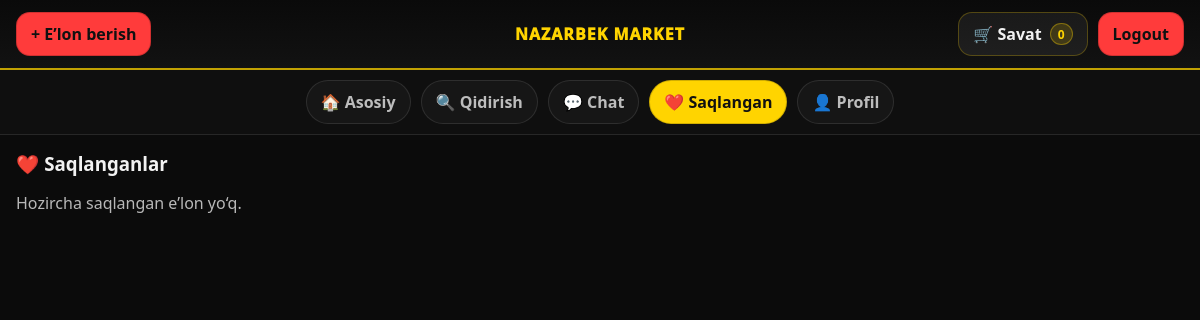
Page /products/favorites/ (signed in) on the earlier database version.
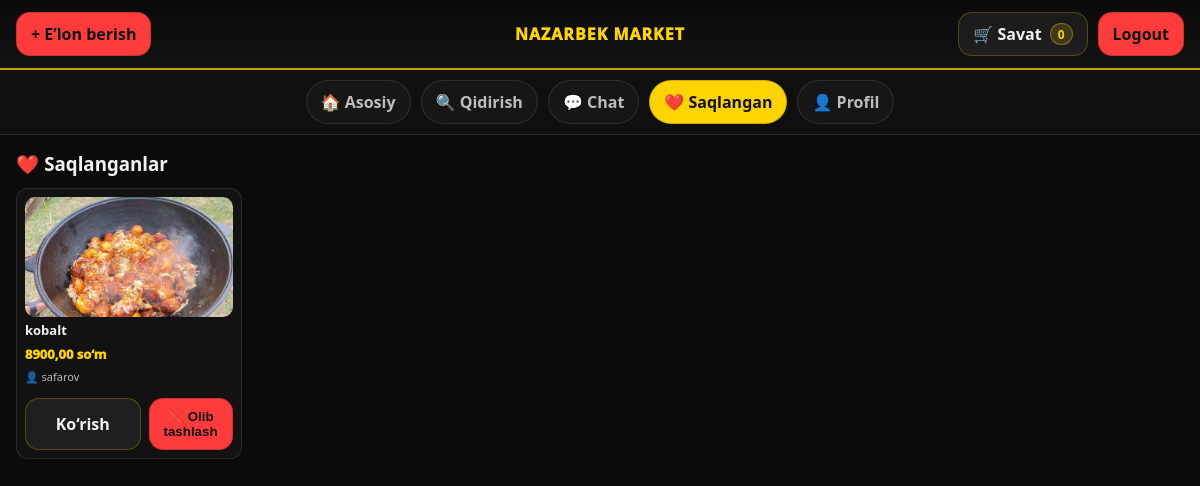
Same page on the later database version.
### Product/models.py (models this page shows, shortened)
class Favorite(models.Model):
    user = models.ForeignKey(settings.AUTH_USER_MODEL, on_delete=models.CASCADE, related_name="favorites")
    product = models.ForeignKey("Product", on_delete=models.CASCADE, related_name="favorited_by")
    created_at = models.DateTimeField(auto_now_add=True)
    class Meta:
        constraints = [
            models.UniqueConstraint(fields=["user", "product"], name="uniq_user_product_favorite")
        ]

class Product(models.Model):
    CATEGORY_CHOICES = [
        ("elektronika", "Elektronika"),
        ("kiyim", "Kiyim-kechak"),
        ("avto", "Avtomobil"),
        ("uy", "Uy-joy"),
        ("texnika", "Texnika"),
        ("xizmat", "Xizmatlar"),
        ("boshqa", "Boshqalar"),
    ]
    owner = models.ForeignKey(
        settings.AUTH_USER_MODEL,
        on_delete=models.CASCADE,
        related_name="products"
    )
    title = models.CharField(max_length=120)
    description = models.TextField(blank=True)
    price = models.DecimalField(max_digits=12, decimal_places=2)
    category = models.CharField(max_length=30, choices=CATEGORY_CHOICES, default="boshqa")
    image = models.ImageField(upload_to="products/", blank=True, null=True)
    location_name = models.CharField(max_length=150, blank=True)
    created_at = models.DateTimeField(auto_now_add=True)
    is_active = models.BooleanField(default=True)
    phone_number=models.CharField(max_length=20)
    class Meta:
        ordering = ["-created_at"]

### Product/views.py (the view)
# urls.py: path("favorites/", views.favorites_list, name="favorites"),
@login_required
def favorites_list(request):
    qs = (Favorite.objects
          .filter(user=request.user)
          .select_related("product", "product__owner")
          .order_by("-created_at"))
    return render(request, "favorites.html", {
        "favorites": qs,
        "cart_count": 0,
    })

### configapp/context_processors.py (called while the page is built)
def cart_count(request):
    if request.user.is_authenticated:
        total = CartItem.objects.filter(user=request.user).aggregate(s=Sum("quantity"))["s"] or 0
        return {"cart_count": total}
    return {"cart_count": 0}

### templates/favorites.html (shortened to what this page needs)
{% extends "dashboard.html" %}
{% block content %}
<h3 style="margin:0 0 12px;">❤️ Saqlanganlar</h3>
{% if favorites %}
  <div class="grid">
    {% for f in favorites %}
      {% with p=f.product %}
      <div class="card">
        {% if p.image %}
          <img class="card__img" src="{{ p.image.url }}" alt="{{ p.title }}">
        {% endif %}
        <h3 class="card__title">{{ p.title }}</h3>
        <div class="card__price">{{ p.price }} so‘m</div>
        <div class="card__meta">👤 {{ p.owner.username }}</div>
        <div class="card__actions">
          <a class="btn btn--dark" href="{% url 'product_detail' p.id %}">
            Ko‘rish
          </a>
          <form method="post" action="{% url 'favorite_toggle' p.id %}">
            <button type="submit" class="btn btn--red">
              ❌ Olib tashlash
            </button>
          </form>
        </div>
      </div>
      {% endwith %}
    {% endfor %}
  </div>
{% else %}
  <p class="muted">Hozircha saqlangan e’lon yo‘q.</p>
{% endif %}
{% endblock %}

### templates/dashboard.html (shortened to what this page needs)
{% load static %}
<!doctype html>
<html lang="uz">
<head>
  <link rel="stylesheet" href="{% static 'dashboard.css' %}">
</head>
<body>
<header class="header">
  <div class="topbar">
    <div class="topbar__inner">
      <div class="topbar__left">
        <a class="btn btn--red" href="{% url 'product_create' %}">+ E’lon berish</a>
      </div>
      <a class="brand" href="{% url 'dashboard' %}">NAZARBEK MARKET</a>
      <div class="topbar__right">
        <a class="btn btn--dark" href="{% url 'cart' %}">
          🛒 Savat <span class="badge">{{ cart_count|default:0 }}</span>
        </a>
        <a class="btn btn--red" href="{% url 'logout' %}">Logout</a>
      </div>
    </div>
  </div>
  <nav class="subnav">
    <div class="subnav__inner">
      <a class="subnav__item {% if request.resolver_match.url_name == 'dashboard' %}active{% endif %}"
         href="{% url 'dashboard' %}">🏠 Asosiy</a>
      <a class="subnav__item {% if request.resolver_match.url_name == 'search' %}active{% endif %}"
         href="{% url 'search' %}">🔍 Qidirish</a>
      <a class="subnav__item {% if request.resolver_match.url_name == 'chats' %}active{% endif %}"
         href="{% url 'chat_list' %}">💬 Chat</a>
      <a class="subnav__item {% if request.resolver_match.url_name == 'favorites' %}active{% endif %}"
         href="{% url 'favorites' %}">❤️ Saqlangan</a>
      <a class="subnav__item {% if request.resolver_match.url_name == 'profile' %}active{% endif %}"
         href="{% url 'profile' %}">👤 Profil</a>
    </div>
  </nav>
</header>
<main class="page">
  <section class="main {% block main_class %}{% endblock %}">
    <div class="container">
      {% block content %}{% endblock %}
    </div>
  </section>
</main>
</body>
</html>

### static/dashboard.css (style rules this page uses)
:root { --bg:#0b0b0b; --panel:#121212; --panel2:#0f0f0f; --text:#f2f2f2; --muted:#bdbdbd; --yellow:#ffd400; --red:#ff3b3b; --stroke:rgba(255,255,255,.12); --sidebar-w:320px; --gap:18px; }
* { box-sizing:border-box; }
html,body { height:100%; }
body { margin:0; font-family:system-ui,-apple-system,Segoe UI,Roboto,Arial,sans-serif; background:var(--bg); color:var(--text); }
a { color:inherit; text-decoration:none; }
.header { position:sticky; top:0; z-index:1000; }
.topbar { background:linear-gradient(180deg,#0a0a0a,#121212); border-bottom:2px solid rgba(255,212,0,.75); box-shadow:0 10px 22px rgba(0,0,0,.45); }
.topbar__inner { max-width:1200px; margin:0 auto; padding:12px 16px; display:grid; grid-template-columns:1fr auto 1fr; align-items:center; gap:10px; }
.topbar__left,.topbar__right { display:flex; gap:10px; align-items:center; }
.topbar__right { justify-content:flex-end; }
.brand { font-weight:1000; letter-spacing:1px; text-transform:uppercase; color:var(--yellow); white-space:nowrap; }
.btn { display:inline-flex; align-items:center; gap:8px; padding:10px 14px; border-radius:14px; font-weight:900; border:1px solid rgba(255,255,255,.14); background:rgba(255,255,255,.04); color:var(--text); }
.btn--red { background:var(--red); color:#111; border-color:rgba(0,0,0,.18); }
.btn--dark { background:rgba(255,255,255,.06); border-color:rgba(255,212,0,.25); }
.badge { min-width:22px; height:22px; padding:0 7px; border-radius:999px; display:inline-flex; align-items:center; justify-content:center; font-size:12px; font-weight:900; background:rgba(255,212,0,.16); border:1px solid rgba(255,212,0,.35); color:var(--yellow); }
.subnav { background:var(--panel2); border-bottom:1px solid rgba(255,255,255,.10); }
.subnav__inner { max-width:1200px; margin:0 auto; padding:10px; display:flex; gap:10px; justify-content:center; flex-wrap:wrap; }
.subnav__item { padding:10px 14px; border-radius:999px; font-weight:900; color:var(--muted); background:rgba(255,255,255,.03); border:1px solid rgba(255,255,255,.10); }
.subnav__item.active { background:var(--yellow); color:#111; border-color:rgba(0,0,0,.18); }
.container { max-width:1200px; margin:0 auto; padding:16px; }
.page { position:relative; }
.main { margin-right:0; min-width:0; }
.grid { display:grid; grid-template-columns:repeat(auto-fill,minmax(200px,1fr)); gap:10px; }
.card { display:flex; flex-direction:column; background:rgba(255,255,255,.03); border:1px solid rgba(255,255,255,.10); border-radius:12px; padding:8px; gap:6px; }
.card__img { width:100%; height:120px; object-fit:cover; display:block; border-radius:10px; background:#0e0e0e; }
.card__title { font-size:13px; font-weight:900; margin:0; line-height:1.2; }
.card__price { font-size:13px; font-weight:1000; color:var(--yellow); }
.card__meta { font-size:11px; opacity:.75; }
.card__actions { display:flex; gap:8px; margin-top:8px; }
.card__actions form { margin:0; flex:1; }
.card__actions .btn { width:100%; justify-content:center; }

Differences in the rows shown:
added Favorite: product.image (picture), product "kobalt", product.price "8900,00", product.owner.username "safarov"
Other differences:
text no longer shown: "Hozircha saqlangan e’lon yo‘q."
